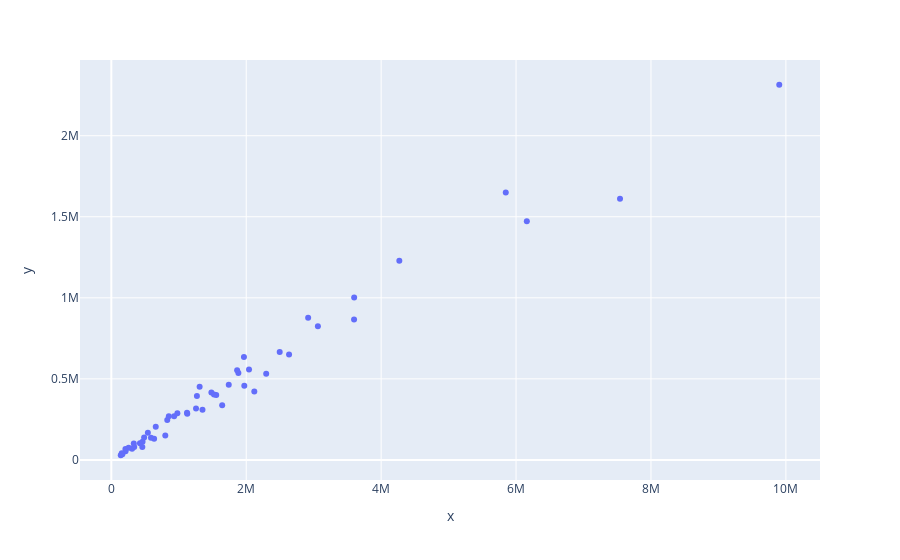

The notebook cell saved with this chart:
### Code cell
fig = px.scatter(x=state_med_pop_data.pop_over_65_2014, y=state_med_pop_data.total_num_med_perscribed)
fig.show()
